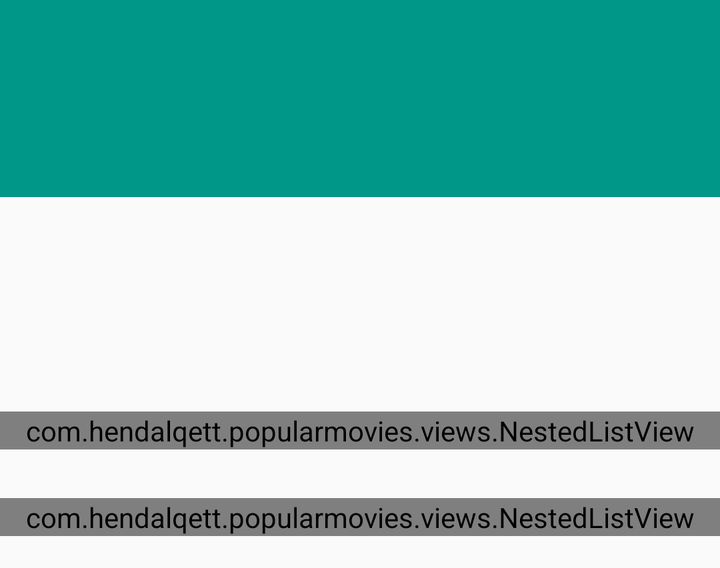
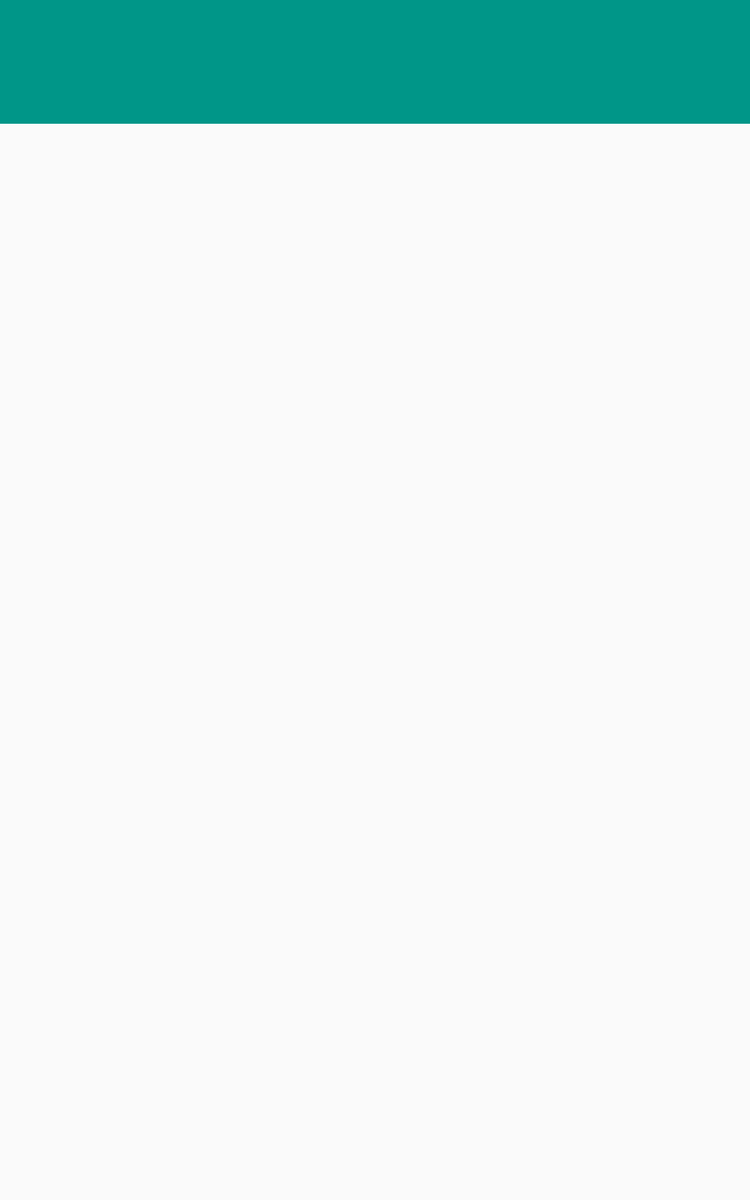

Two renders of one Android screen. The first uses the default layout on a phone; the second uses the alternative layout the repository ships for a different screen configuration, on a matching device. The two XML files are below.
<!-- AndroidManifest.xml: application theme AppTheme -->
<!-- res/layout/fragment_details.xml -->
<ScrollView xmlns:android="http://schemas.android.com/apk/res/android"
    android:layout_width="match_parent"
    android:layout_height="wrap_content"
    android:nestedScrollingEnabled="true">

    <LinearLayout
        android:layout_width="match_parent"
        android:layout_height="wrap_content"
        android:orientation="vertical"
       android:paddingBottom="16dp">

        <TextView
            android:id="@+id/tvMovieTitle"
            android:layout_width="match_parent"
            android:layout_height="wrap_content"
            android:background="@color/movies_green"
            android:padding="16dp"
            android:textColor="@android:color/white"
            android:textSize="50sp" />

        <RelativeLayout
            android:layout_width="match_parent"
            android:layout_height="wrap_content"
            android:padding="16dp">



            <ImageView
                android:id="@+id/ivMovie"
                android:layout_width="wrap_content"
                android:layout_height="wrap_content"


                android:adjustViewBounds="true"
                android:scaleType="fitXY" />

            <CheckBox

                android:layout_marginLeft="16dp"
                android:layout_marginTop="8dp"
                android:id="@+id/cbMovieFavorite"
                android:layout_width="wrap_content"
                android:layout_height="wrap_content"
                style="?android:attr/starStyle"
                android:checked="false"

                android:layout_toRightOf="@id/ivMovie"
                android:visibility="gone"

                />




            <TextView
                android:id="@+id/tvMovieDescription"
                android:layout_width="match_parent"
                android:layout_height="wrap_content"
                android:layout_below="@id/ivMovie"
                android:layout_marginTop="16dp"
                android:layout_marginBottom="16dp"/>

            <TextView
                android:id="@+id/tvReleaseDate"
                android:layout_width="wrap_content"
                android:layout_height="wrap_content"
                android:layout_marginLeft="16dp"
                android:layout_toRightOf="@id/ivMovie"
                android:layout_below="@id/cbMovieFavorite"
                android:textAppearance="?android:textAppearanceLarge"
                android:textColor="@android:color/darker_gray" />

            <TextView
                android:id="@+id/tvRating"
                android:layout_width="wrap_content"
                android:layout_height="wrap_content"
                android:layout_below="@id/tvReleaseDate"
                android:layout_marginLeft="16dp"
                android:layout_toRightOf="@id/ivMovie" />


        </RelativeLayout>


        <TextView
            android:textColor="@android:color/black"
            android:id="@+id/tvTrailers"
            android:layout_width="wrap_content"
            android:layout_height="wrap_content"

            android:textSize="18sp"
            android:layout_marginLeft="16dp"/>
        <com.hendalqett.popularmovies.views.NestedListView
            android:id="@+id/lvTrailer"
            android:layout_width="match_parent"
            android:layout_height="wrap_content"
            android:divider="@null"/>

        <TextView
            android:textColor="@android:color/black"
            android:id="@+id/tvReviews"
            android:layout_marginLeft="16dp"
            android:layout_width="wrap_content"
            android:layout_height="wrap_content"
            android:textSize="18sp"/>
        <com.hendalqett.popularmovies.views.NestedListView

            android:id="@+id/lvReview"
            android:layout_width="match_parent"
            android:layout_height="wrap_content" />
    </LinearLayout>
</ScrollView>
<!-- resources referenced by this layout -->
<resources>
  <color name="movies_green">#009688</color>
  <style name="AppTheme" parent="@style/Theme.AppCompat.Light.DarkActionBar">
          <item name="colorPrimary">@color/movies_green</item>
          <item name="colorPrimaryDark">@color/movies_dark_green</item>
      </style>
  <color name="movies_dark_green">#00796B</color>
</resources>
<!-- res/layout-sw600dp/fragment_details.xml (the repository's variant of the layout above) -->
<!-- drawn on a 7-inch tablet held upright -->
<ScrollView xmlns:android="http://schemas.android.com/apk/res/android"
    android:layout_width="match_parent"
    android:layout_height="match_parent">

    <LinearLayout
        android:layout_width="match_parent"
        android:layout_height="match_parent"
        android:orientation="vertical">

        <TextView
            android:id="@+id/tvMovieTitle"
            android:layout_width="match_parent"
            android:layout_height="wrap_content"

            android:background="@color/movies_green"
            android:padding="16dp"
            android:textColor="@android:color/white"
            android:textSize="50sp" />

        <RelativeLayout
            android:layout_width="match_parent"
            android:layout_height="wrap_content"
            android:padding="16dp">


            <ImageView
                android:id="@+id/ivMovie"
                android:layout_width="wrap_content"
                android:layout_height="wrap_content"


                android:adjustViewBounds="true"
                android:scaleType="fitXY" />

            <CheckBox

                android:id="@+id/cbMovieFavorite"
                style="?android:attr/starStyle"
                android:layout_width="wrap_content"
                android:layout_height="wrap_content"
                android:layout_marginLeft="16dp"
                android:layout_marginTop="8dp"
                android:layout_toRightOf="@id/ivMovie"
                android:checked="false"
                android:visibility="gone"

                />


            <TextView
                android:id="@+id/tvReleaseDate"
                android:layout_width="wrap_content"
                android:layout_height="wrap_content"


                android:layout_below="@id/cbMovieFavorite"

                android:layout_marginLeft="16dp"
                android:layout_toRightOf="@id/ivMovie"
                android:textAppearance="?android:textAppearanceLarge"
                android:textColor="@android:color/darker_gray" />

            <TextView
                android:id="@+id/tvRating"
                android:layout_width="wrap_content"
                android:layout_height="wrap_content"
                android:layout_below="@id/tvReleaseDate"
                android:layout_marginLeft="16dp"
                android:layout_toRightOf="@id/ivMovie" />

            <TextView
                android:id="@+id/tvMovieDescription"
                android:layout_width="match_parent"
                android:layout_height="wrap_content"
                android:layout_below="@id/ivMovie"
                android:layout_marginBottom="16dp"
                android:layout_marginTop="16dp" />

        </RelativeLayout>

        <TextView
            android:id="@+id/tvTrailers"
            android:layout_width="wrap_content"
            android:layout_height="wrap_content"
            android:layout_marginLeft="16dp"

            android:textColor="@android:color/black"
            android:textSize="18sp" />

        <ListView
            android:id="@+id/lvTrailer"
            android:layout_width="match_parent"
            android:layout_height="wrap_content"
            android:divider="@null" />

        <TextView
            android:id="@+id/tvReviews"
            android:layout_width="wrap_content"
            android:layout_height="wrap_content"
            android:layout_marginLeft="16dp"
            android:textColor="@android:color/black"
            android:textSize="18sp" />

        <ListView

            android:id="@+id/lvReview"
            android:layout_width="match_parent"
            android:layout_height="wrap_content" />
    </LinearLayout>
</ScrollView>
